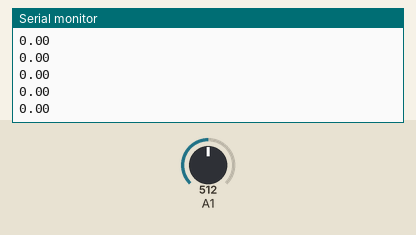
Simulated run of this sketch. Board: Arduino Uno, built with avr-gcc and run on an emulated ATmega328P. Shown: the last lines printed to the serial monitor. Inputs (shaded band) come from the test bench; at power-on: A1 = 512.

Above: at 1.2 s.
1.3 s: A1 set to 716
At 2.1 s:
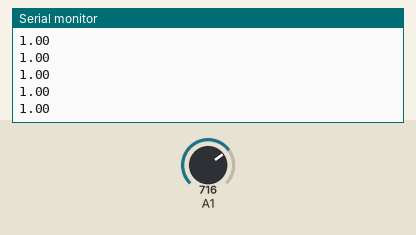
2.8 s: A1 set to 900
At 3.8 s:
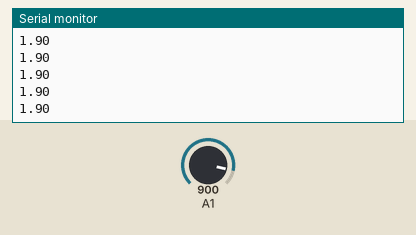
Timing chart, 0 to 5.8 s (numbered marks = the images above; inputs shaded):
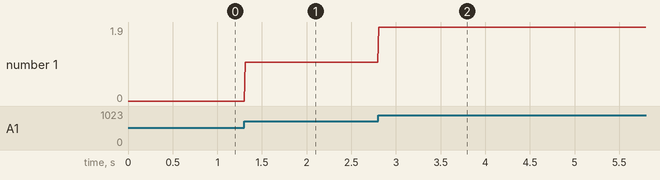

Measured:
- after the input at 1.3 s, the serial monitor: prints a new line at once (image 1)
- after the input at 2.8 s, the serial monitor: prints a new line at once (image 2)
- plotted number 1: 0 → 1 after the input at 1.3 s, 1 → 1.9 after the input at 2.8 s

The sketch:

EMG_ADC_2.ino
```cpp
// Acquisition of data from Arduino ADC and conversion to readable voltage value
// Performs averaging operation before printing the value
#include <math.h>

void setup() {
  Serial.begin(9600);
}

void loop() {
  int i = 0;
  float valueSum = 0;
  for (int i=0; i<5; i++) {
    float sensorValue = analogRead(A1);
    float voltageValue = sensorValue*5.00/1023.00;
    valueSum += voltageValue;
  }
  float avgValue = valueSum/5;
  Serial.println(avgValue-2.5);
  delay(10);
}
```
